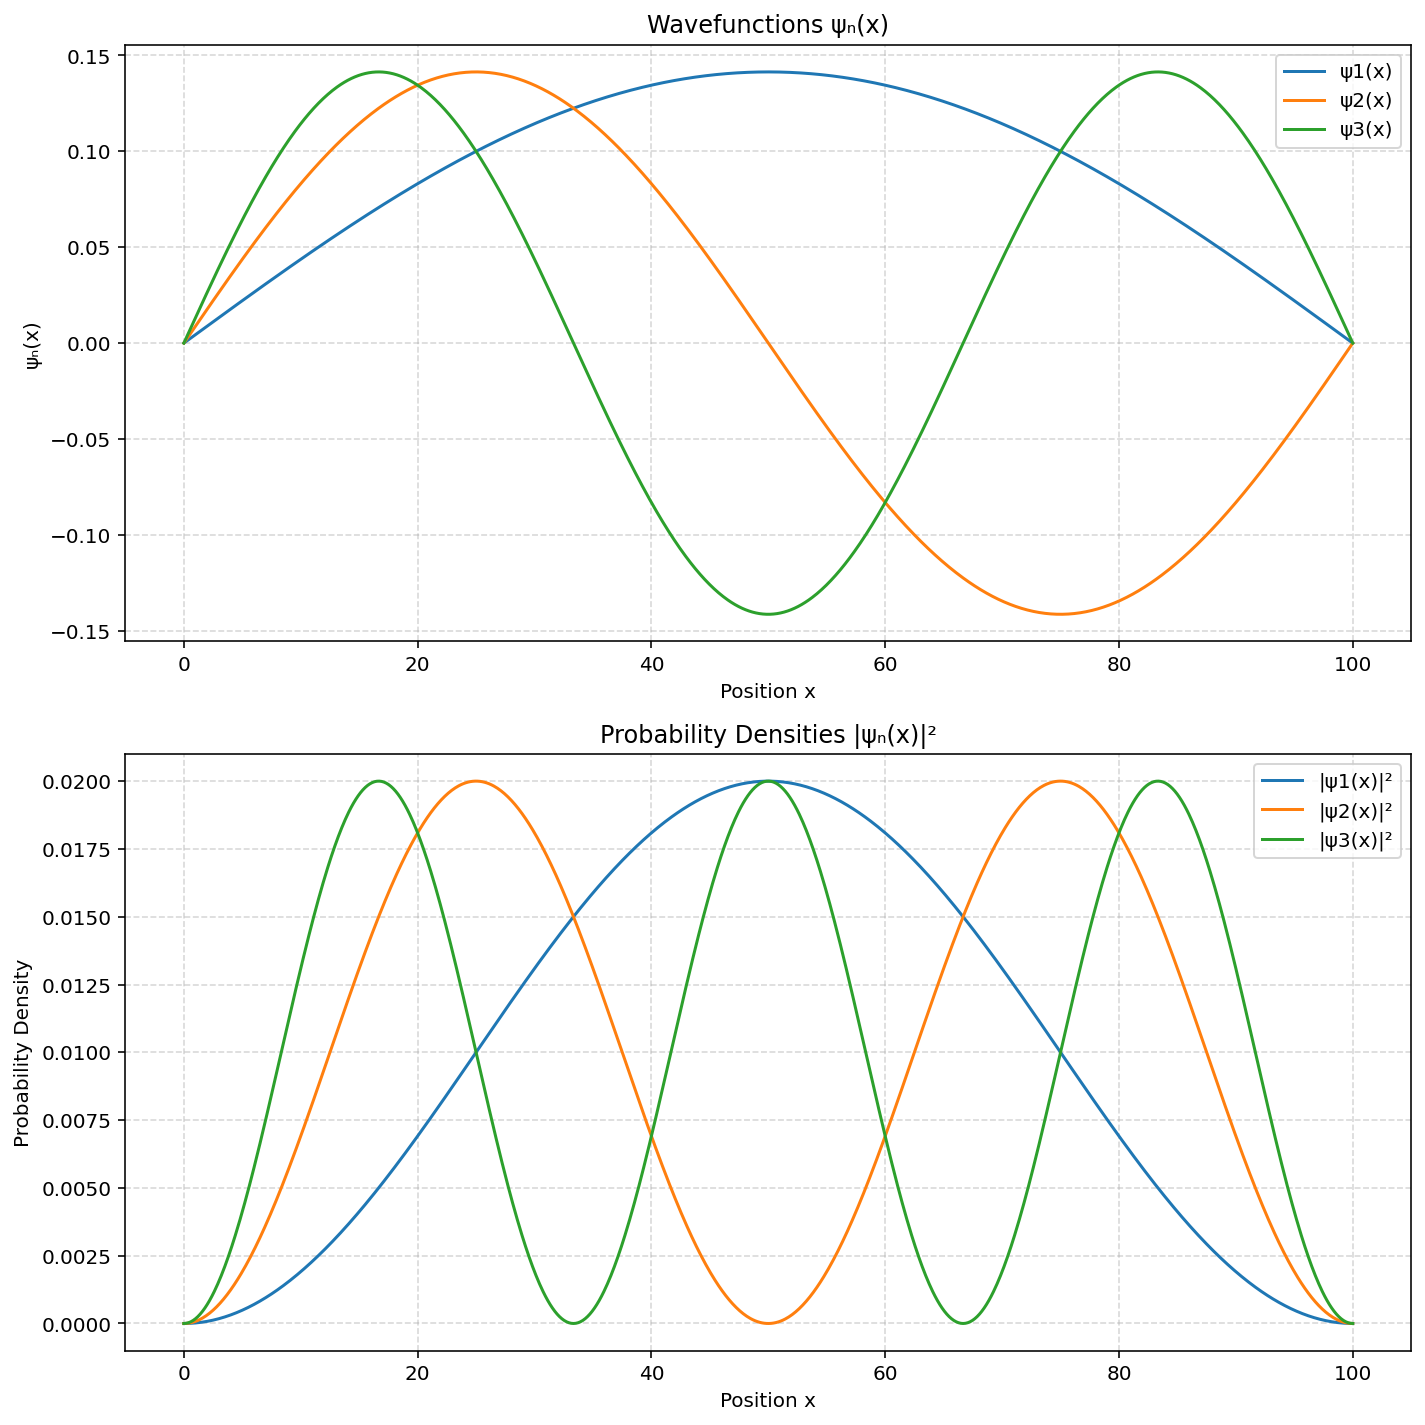

Write Python code to recreate this figure.

"""
Particle in a 1D Box - Separate Graphs
Author: Md. Mahiuddin Zilani
"""

import numpy as np
import matplotlib.pyplot as plt

L = float(input("Enter box length L: "))
n_max = int(input("Enter highest quantum number to plot: "))
points = 1000

x = np.linspace(0, L, points)


def wavefunction(n, x, L):
    return np.sqrt(2/L) * np.sin(n * np.pi * x / L)

def probability_density(psi):
    return psi**2


fig, axs = plt.subplots(2, 1, figsize=(10, 10))


for n in range(1, n_max + 1):
    psi = wavefunction(n, x, L)
    axs[0].plot(x, psi, label=f'ψ{n}(x)')
axs[0].set_title("Wavefunctions ψₙ(x)")
axs[0].set_xlabel("Position x")
axs[0].set_ylabel("ψₙ(x)")
axs[0].legend()
axs[0].grid(True, linestyle='--', alpha=0.5)


for n in range(1, n_max + 1):
    psi = wavefunction(n, x, L)
    prob = probability_density(psi)
    axs[1].plot(x, prob, label=f'|ψ{n}(x)|²')
axs[1].set_title("Probability Densities |ψₙ(x)|²")
axs[1].set_xlabel("Position x")
axs[1].set_ylabel("Probability Density")
axs[1].legend()
axs[1].grid(True, linestyle='--', alpha=0.5)

plt.tight_layout()
plt.show()
